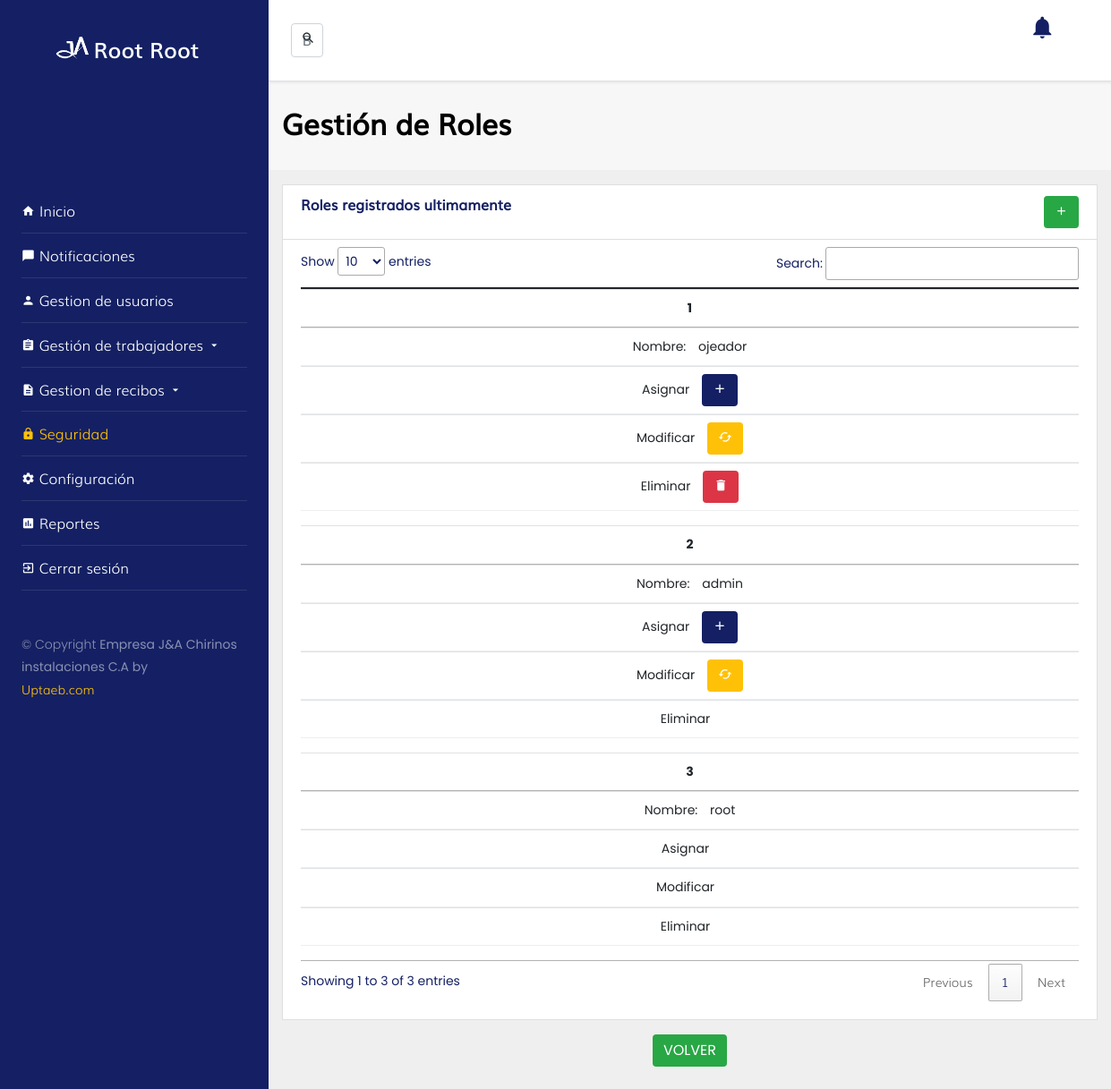
The page /?url=avanzada&opcion=rol (signed in) on the database its author committed.
### tables this page shows
CREATE TABLE `roles` (
  `id_rol` int(11) NOT NULL,
  `nombre_rol` varchar(20) DEFAULT NULL,
  `status_rol` int(11) DEFAULT NULL
);

### content/controllers/avanzadaController.php (called while the page is built, shortened)
<?php
$avanzada = new Avanzada();
$views = _VIEWS_.$url."/".$url.".php";
if (!empty($_GET['opcion'])) {
	$opcion = $_GET['opcion'];
	switch ($opcion) {
		case 'rol':
			$roles = $avanzada -> consultarAvanzada();
			$views = _VIEWS_.$url."/"."rolinicio.php";
		break;
	}
}
require_once $views;
?>

### index.php (called while the page is built, shortened)
<?php
    $IndexSystem = new frontController($_REQUEST);
?>

### content/models/avanzada.php (called while the page is built, shortened)
<?php
  class Avanzada extends Conexion {
      public function consultarAvanzada(){
           $strSql = 'SELECT * FROM roles WHERE status_rol != 4 ORDER BY id_rol desc ';
            try {
              $strExec = Conexion::prepare($strSql);
              $strExec->execute();
              $respuestaArreglo = $strExec->fetchAll(PDO::FETCH_ASSOC);
              return $respuestaArreglo;
            } catch (PDOException $e) {
              $errorReturn += ['info' => "error sql:{$e}"];
              return $errorReturn;
            }
      }
    }
?>

### content/views/avanzada/rolinicio.php (the view, shortened to what this page needs)
<!doctype html>
  <html lang="en">
  <head>
  </head>
  <body class="bg-grey">
  <div class="d-flex">
    <div class="w-100">
      <section class="py-3" style="background-color: #F8F7F7;">
          <div class="container">
            <div class="row">
              <div class="col-lg-8 d-flex">
                <h2 class="font-weight-bold w-100 align-self-center" style="width: 100%;">Gestión de Roles</h2>
              </div>
            </div>
          </div>
        </section>
        <section class="bg-grey" >
          <div class="container">
            <div class="row">
              <div class="col-lg-12 my-3">
                <div class="card rounded-0">
                  <div class="card-header bg-light">
                          <div class="row">
                              <div class="col-lg-8">
                                <h6  class="font-weight-bold mb-0">Roles registrados ultimamente</h6>
                              </div>
                              <div class="col-lg-4">
                                    <div class="float-right">
                                       <?php if(!isset($operacionRRL)){
                                       } else { ?>
                                       <button type="button" class="btn btn-success" data-bs-toggle="modal" data-bs-target="#redactar" data-whatever="@mdo" data-bs-toggle="tooltip" data-bs-placement="top" title="registrar Usuario"><i class="icon-add" style="font-size: 15px"></i></button>
                                       <?php } ?>
                                    </div>
                              </div>
                          </div>
                  </div>
                  <div class="card-body pt-2">
                      <table class="table table-hover" id="tableID">
                              <thead>
                              </thead>
                              <tbody>
                               <?php $n=1; foreach ($roles as $datos) {
                                ?>
                                <tr align="center">
                                  <th scope="row"><center><?php echo $n++;?></center></th>
                                  <td><?php echo $datos['nombre_rol']; ?></td>
                                  <?php if(!isset($operacionARL)){
                                  } else { ?>
                                  <td>
                                    <?php if($datos['nombre_rol'] !== 'root'){ ?>
                                    <button type="button" onClick="document.location.href='?url=avanzada&opcion=inicioPermisos&id_rol=<?php echo $datos['id_rol']; ?>'" class="btn btn-primary"><i class="icon-add" style="color: white;"></i></button>
                                    <?php } ?>
                                  </td>
                                  <?php } ?>
                                  <?php if(!isset($operacionMRL)){
                                  } else { ?>
                                  <td>
                                      <?php if($datos['nombre_rol'] !== 'root'){ ?>
                                       <button type="button" class="btn btn-warning" data-bs-toggle="modal" data-bs-target="#redactar-<?php echo $datos["id_rol"]; ?>" data-whatever="@mdo" data-bs-toggle="tooltip" data-bs-placement="top" title="registrar Usuario"><i class="icon-cached" style="color: white;"></i></button>
                                      <?php } ?>
                                  </td>
                                  <?php } ?>
                                  <?php if(!isset($operacionERL)){
                                  } else { ?>
                                  <td>
                                    <?php if($datos['nombre_rol'] !== 'root' && $datos['nombre_rol'] !== 'admin'){ ?>
                                       <button type="button" class="btn btn-danger" onclick="eliminarRol(<?php echo $datos['id_rol'];?>);"><i class="icon-delete" style="color: white;"></i></button>
                                    <?php } ?>
                                  </td>
                                  <?php } ?>
                                </tr>
                              <?php } ?>
                            </tbody>
                            </table>
                  </div>
                </div>
              </div>
            </div>
                    <center>
                      <input type="button" onClick="document.location.href='?url=avanzada'" value="VOLVER" class="btn btn-success darken-3 btn-small">
                    </center>
                    <br>
          </div>
        </section>
        </div>
    </div>
</body>
</html>

### assets/css/style.css (style rules this page uses)
:root { --primary: #142063; --secundary: #0a1138; --terc: #1f3ce4; --light: #ffffff; --grey: #efefef; }
html { height: 100%; }
body { min-height: 100%; }
body { overflow: auto!important; font-weight: 300; color: var(--primary); }
.bg-light { background-color: var(--light)!important; }
.btn { border: 0; }
.btn-primary { background-color: var(--primary)!important; }
.bg-grey { background-color: var(--grey)!important; }
.font-weight-bold { font-weight: bold; font-family: 'Muli1'; }

### assets/css/modulos/responsiveRol.php (style rules this page uses)
@media only screen 
    and (max-width: 760px), (min-device-width: 768px) 
    and (max-device-width: 1024px) { table, thead, tbody, th, td, tr { display: block; } }
@media only screen 
    and (max-width: 760px), (min-device-width: 768px) 
    and (max-device-width: 1024px) { tr { margin: 0 0 1rem 0; } }
@media only screen 
    and (max-width: 760px), (min-device-width: 768px) 
    and (max-device-width: 1024px) { tr:nth-child(odd) { background: #ccc; } }
@media only screen 
    and (max-width: 760px), (min-device-width: 768px) 
    and (max-device-width: 1024px) { td { border: none; border-bottom: 1px solid #eee; position: relative; padding-left: 50%; } }
@media only screen 
    and (max-width: 760px), (min-device-width: 768px) 
    and (max-device-width: 1024px) { td:before { position: right; top: 0; left: 6px; width: 45%; padding-right: 10px; white-space: nowrap; } }
@media only screen 
    and (max-width: 760px), (min-device-width: 768px) 
    and (max-device-width: 1024px) { td:nth-of-type(1):before { content: "Nombre: "; } }
@media only screen 
    and (max-width: 760px), (min-device-width: 768px) 
    and (max-device-width: 1024px) { td:nth-of-type(2):before { content: "Asignar "; } }
@media only screen 
    and (max-width: 760px), (min-device-width: 768px) 
    and (max-device-width: 1024px) { td:nth-of-type(3):before { content: "Modificar "; } }
@media only screen 
    and (max-width: 760px), (min-device-width: 768px) 
    and (max-device-width: 1024px) { td:nth-of-type(4):before { content: "Eliminar "; } }

### rows shown on the page
roles: nombre_rol "ojeador"
roles: nombre_rol "admin"
roles: nombre_rol "root"

### other values the page prints
$_SESSION['nombre'] "Root"
$_SESSION['apellido'] "Root"
